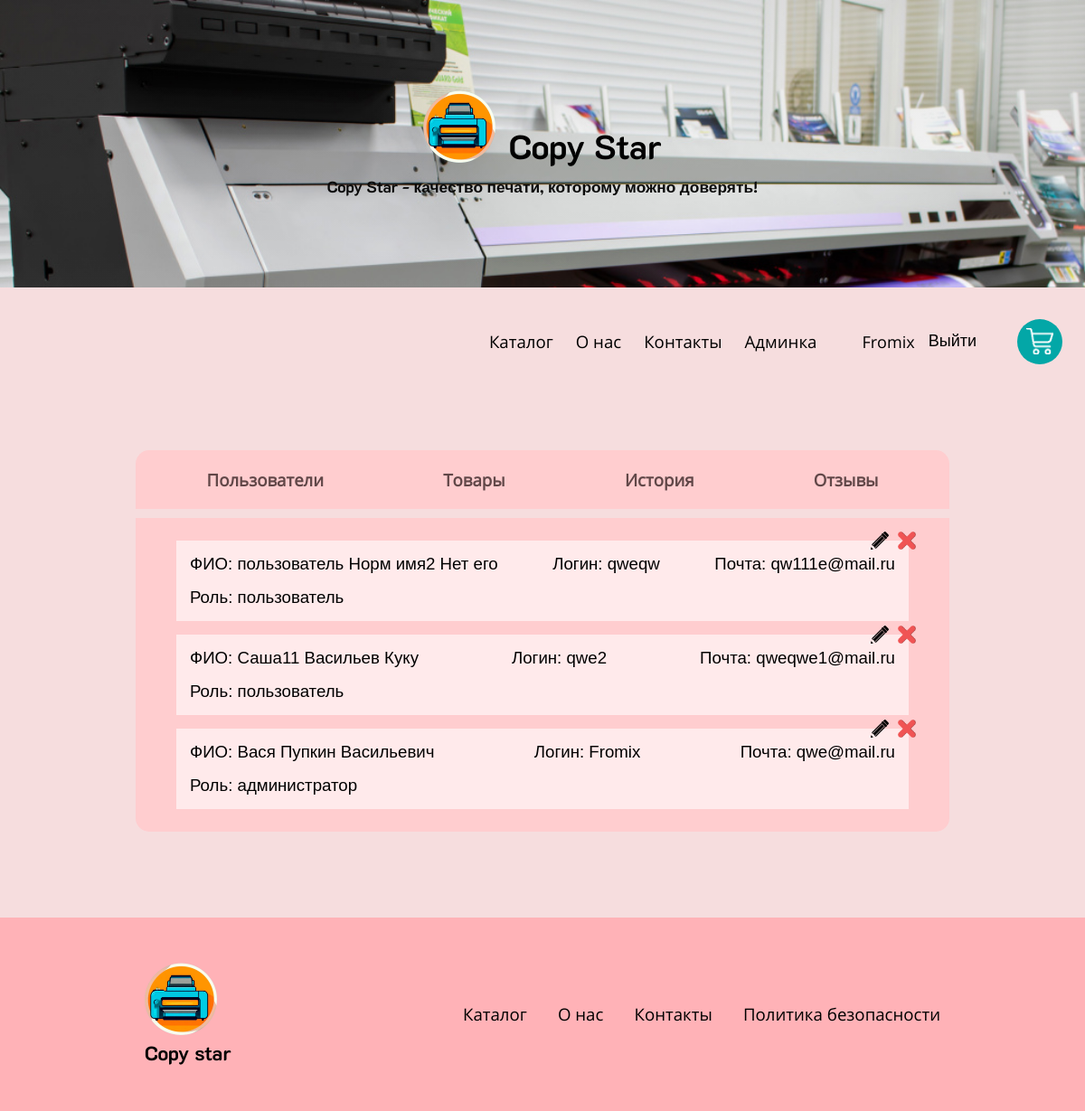
The page /pages/admin/users.php (signed in) on the database its author committed.
### tables this page shows
CREATE TABLE `users` (
  `user_id` int(11) NOT NULL,
  `name` varchar(256) NOT NULL,
  `surname` varchar(256) NOT NULL,
  `patronymic` varchar(256) DEFAULT NULL,
  `login` varchar(256) NOT NULL,
  `email` varchar(256) NOT NULL,
  `password` varchar(256) NOT NULL,
  `id_role` int(11) NOT NULL DEFAULT 1
);

CREATE TABLE `roles` (
  `id` int(11) NOT NULL,
  `name` varchar(255) NOT NULL
);

### classes/Users.php (called while the page is built, shortened)
<?php
class Users
{
    private Db $db;
    public function __construct($db)
    {
        $this->db = $db;
    }
    public function getUsers(): false|array
    {
        return $this->db->query('SELECT *, roles.name as role, users.name as name_u  FROM users JOIN roles ON roles.id = users.id_role')->fetchAll();
    }
}

### classes/Db.php (called while the page is built, shortened)
<?php
class Db
{
    private array $options = [
        PDO::ATTR_ERRMODE => PDO::ERRMODE_EXCEPTION,
        PDO::ATTR_DEFAULT_FETCH_MODE => PDO::FETCH_ASSOC,
        PDO::ATTR_EMULATE_PREPARES => false,
    ];
    public PDO $connection;
    private array $data = [
        'host' => 'localhost',
        'port' => '3306',
        'dbname' => 'db_demo',
        'charset' => 'utf8',
        'user' => 'root',
        'pass' => ''
    ];
    public function __construct()
    {
        try {
            $this->connection = new PDO("mysql:host={$this->data['host']};port={$this->data['port']};dbname={$this->data['dbname']};charset={$this->data['charset']}", $this->data['user'],
                $this->data['pass'], $this->options);
        } catch (PDOException $exception) {
            echo 'Ошибка соединения: ' . $exception->getMessage();
        }
    }
    public function query($query, $params = []): PDOStatement
    {
        $this->stmt = $this->connection->prepare($query);
        $this->stmt->execute($params);
        return $this->stmt;
    }
}

### pages/admin/users.php (the view, shortened to what this page needs)
<?php
require_once 'classes/Db.php';
require_once 'classes/Users.php';
$users = new Users(new Db);
?>
<!doctype html>
<html lang="en">
<head>
    <link rel='stylesheet' href='../../assets/css/admin/admin.css'>
</head>
<body>
<div id="app">
    <?php include 'components/Top.php' ?>
    <?php include 'components/header.php' ?>
    <div class="admin">
        <?php include 'pages/admin/header.php' ?>
        <div class="users">
            <?php
            $data = $users->getUsers();
            foreach ($data as $user) { ?>
                <div>
                    <p>ФИО: <?= $user['name_u'] ?> <?= $user['surname']  ?> <?= $user['patronymic'] ?></p>
                    <p>Логин: <?= $user['login'] ?></p>
                    <p>Почта: <?= $user['email'] ?></p>
                    <p>Роль: <?= $user['role'] ?></p>
                    <form class="users_form" action="" method="post">
                        <a href="edit_user.php?id=<?= $user['user_id'] ?>"><img
                                    src='/assets/images/edit.png' alt=''></a>
                        <button name='btn-delete'><img src='/assets/images/delete.png' alt=''></button>
                    </form>
                </div>
                <?php
            }
            ?>
        </div>
    </div>
    <?php include 'components/footer.php' ?>
</div>
</body>
</html>

### assets/css/admin/admin.css (style rules this page uses)
h1, h2, h3, h4, h5, h6, p { font-family: K2D, sans-serif; }
#app { display: flex; flex-direction: column; align-items: center; gap: 15px; width: 100%; }
* { margin: 0; padding: 0; box-sizing: border-box; }
body { font-family: OpenSans; background-color: #f6ddde; font-size: 14pt; }
a { transition: color 0.3s ease; color: black; cursor: pointer; text-decoration: none; }
img { max-width: 100%; object-fit: cover; }
.admin { margin-top: 70px; width: 75%; display: flex; flex-direction: column; gap: 10px; }
.admin > .users { display: flex; flex-direction: column; gap: 15px; background-color: #FFCDCF; padding: 25px 45px; border-radius: 0 0 15px 15px; }
.admin > .users > div { background-color: #FFEAEB; padding: 15px; display: flex; gap: 15px; }
.admin > .users > div { justify-content: space-between; align-items: center; position: relative; flex-wrap: wrap; gap: 15px; }
.admin > .users > div .users_form { position: absolute; content: ""; display: flex; gap: 10px; right: -8px; top: -10px; }
.admin > .users > div .users_form > button { border: none; background-color: transparent; cursor: pointer; }
.admin > .users > div .users_form > a, .admin > .users > div .users_form > button { width: 20px; height: 20px; }
.admin > .users > div p { font-family: Arial; }

### assets/css/components/Top.css (style rules this page uses)
h1, h2, h3, h4, h5, h6, p { font-family: K2D, sans-serif; }
#app { display: flex; flex-direction: column; align-items: center; gap: 15px; width: 100%; }
* { margin: 0; padding: 0; box-sizing: border-box; }
body { font-family: OpenSans; background-color: #f6ddde; font-size: 14pt; }
a { transition: color 0.3s ease; color: black; cursor: pointer; text-decoration: none; }
img { max-width: 100%; object-fit: cover; }

### assets/css/components/header.css (style rules this page uses)
h1, h2, h3, h4, h5, h6, p { font-family: K2D, sans-serif; }
#app { display: flex; flex-direction: column; align-items: center; gap: 15px; width: 100%; }
* { margin: 0; padding: 0; box-sizing: border-box; }
body { font-family: OpenSans; background-color: #f6ddde; font-size: 14pt; }
a { transition: color 0.3s ease; color: black; cursor: pointer; text-decoration: none; }
img { max-width: 100%; object-fit: cover; }

### assets/css/admin/header.css (style rules this page uses)
h1, h2, h3, h4, h5, h6, p { font-family: K2D, sans-serif; }
#app { display: flex; flex-direction: column; align-items: center; gap: 15px; width: 100%; }
* { margin: 0; padding: 0; box-sizing: border-box; }
body { font-family: OpenSans; background-color: #f6ddde; font-size: 14pt; }
a { transition: color 0.3s ease; color: black; cursor: pointer; text-decoration: none; }
img { max-width: 100%; object-fit: cover; }

### assets/css/components/footer.css (style rules this page uses)
h1, h2, h3, h4, h5, h6, p { font-family: K2D, sans-serif; }
#app { display: flex; flex-direction: column; align-items: center; gap: 15px; width: 100%; }
* { margin: 0; padding: 0; box-sizing: border-box; }
body { font-family: OpenSans; background-color: #f6ddde; font-size: 14pt; }
a { transition: color 0.3s ease; color: black; cursor: pointer; text-decoration: none; }
img { max-width: 100%; object-fit: cover; }

### rows shown on the page
users: name "пользователь", surname "Норм имя2", patronymic "Нет его", login "qweqw", email "qw111e@mail.ru", id_role.name "пользователь"
users: name "Саша11", surname "Васильев", patronymic "Куку", login "qwe2", email "qweqwe1@mail.ru", id_role.name "пользователь"
users: name "Вася", surname "Пупкин", patronymic "Васильевич", login "Fromix", email "qwe@mail.ru", id_role.name "администратор"

### other values the page prints
$_SESSION['login'] "Fromix"
